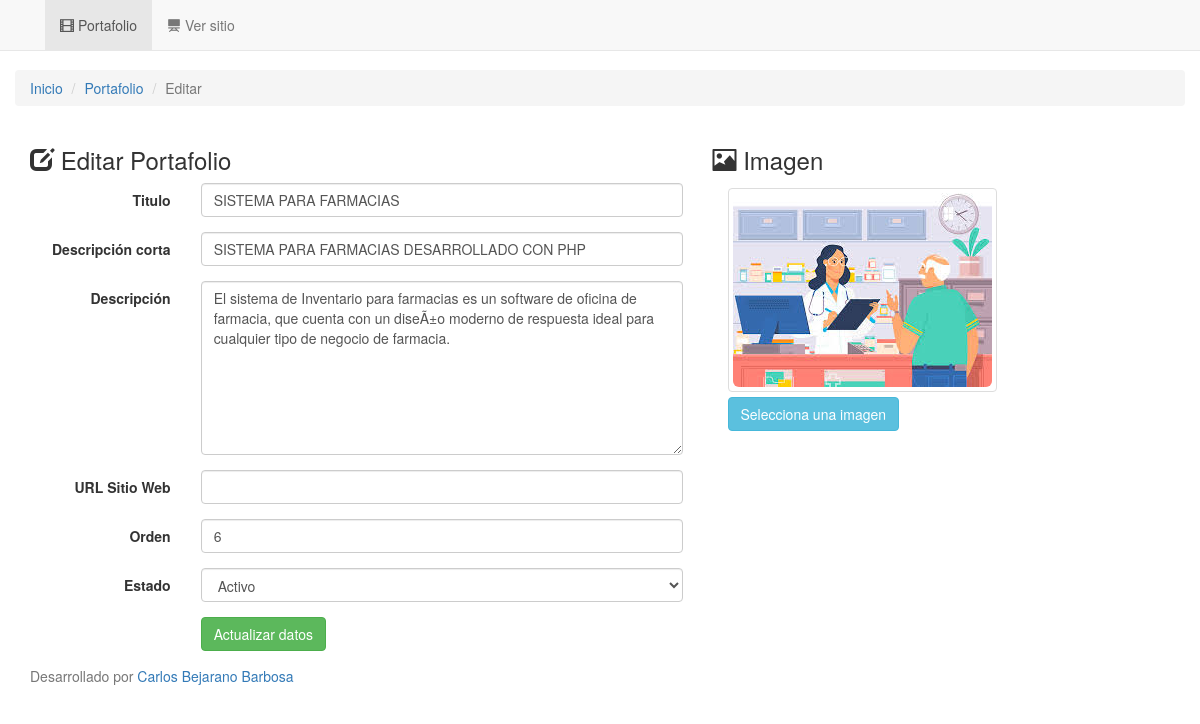
/admin/banneredit.php?id=4, run on the app's committed database.
### tables this page shows
CREATE TABLE `portafolio` (
  `id` int(11) NOT NULL,
  `titulo` varchar(100) NOT NULL,
  `descripcion_corta` varchar(255) NOT NULL,
  `descripcion` text NOT NULL,
  `url_image` varchar(255) NOT NULL,
  `url_web` varchar(255) NOT NULL,
  `estado` int(1) NOT NULL,
  `orden` int(2) NOT NULL
);

### admin/banneredit.php (the view, shortened to what this page needs)
<?php
include ("../conexion.php");
$id_banner=intval($_GET['id']);
$sql=mysqli_query($con,"select * from portafolio where id='$id_banner' limit 0,1");
$rw=mysqli_fetch_array($sql);
$titulo=$rw['titulo'];
$descripcion_corta=$rw['descripcion_corta'];
$descripcion=$rw['descripcion'];
$url_image=$rw['url_image'];
$url_web=$rw['url_web'];
$orden=intval($rw['orden']);
$estado=intval($rw['estado']);
?>
<!DOCTYPE html>
<html lang="en">
  <head>
	<link rel="stylesheet" href="https://maxcdn.bootstrapcdn.com/bootstrap/3.3.5/css/bootstrap.min.css">
    <link href="css/navbar-fixed-top.css" rel="stylesheet">
	<link href="css/preview-image.css" rel="stylesheet">
  </head>
  <body>
		<?php include("top_menu.php");?>
    <div class="container">
      <div class="row">
	   <ol class="breadcrumb">
		  <li><a href="#">Inicio</a></li>
		  <li><a href="index.php">Portafolio</a></li>
		  <li class="active">Editar</li>
		</ol>
		 <div class="col-md-7">
		 <h3 ><span class="glyphicon glyphicon-edit"></span> Editar Portafolio</h3>
			<form class="form-horizontal" id="editar_banner">
			  <div class="form-group">
				<label for="titulo" class="col-sm-3 control-label">Titulo</label>
				<div class="col-sm-9">
				  <input type="text" class="form-control" id="titulo" value="<?php echo $titulo;?>" required name="titulo">
				</div>
			  </div>
			  <div class="form-group">
				<label for="descripcion_corta" class="col-sm-3 control-label">Descripción corta</label>
				<div class="col-sm-9">
				  <input type="text" class="form-control" id="descripcion_corta" value="<?php echo $descripcion_corta;?>" required name="descripcion_corta">
				</div>
			  </div>
			  <div class="form-group">
				<label for="descripcion" class="col-sm-3 control-label">Descripción</label>
				<div class="col-sm-9">
				  <textarea class='form-control' name="descripcion" id="descripcion" required rows=8><?php echo $descripcion;?></textarea>
				</div>
			  </div>
			<div class="form-group">
				<label for="url_web" class="col-sm-3 control-label">URL Sitio Web</label>
				<div class="col-sm-9">
				  <input type="url" class="form-control" id="url_web" value="<?php echo $url_web;?>"  name="url_web">
				</div>
			  </div>
			  <div class="form-group">
				<label for="orden" class="col-sm-3 control-label">Orden</label>
				<div class="col-sm-9">
				  <input type="number" class="form-control" id="orden" name="orden" value="<?php echo $orden;?>">
				</div>
			  </div>
			  <div class="form-group">
				<label for="estado" class="col-sm-3 control-label">Estado</label>
				<div class="col-sm-9">
				  <select class="form-control" id="estado" required name="estado">
					<option value="1" <?php if($estado==1){echo "selected";} ?>>Activo</option>
				 </select>
				</div>
			  </div>
			  <div class="form-group">
				<div class="col-sm-offset-3 col-sm-9">
				  <button type="submit" class="btn btn-success">Actualizar datos</button>
				</div>
			  </div>
			</form>
		</div>
		<div class="col-md-5">
		 <h3 ><span class="glyphicon glyphicon-picture"></span> Imagen</h3>
		 <form class="form-vertical">
			<div class="form-group">
				<div class="col-sm-12">
				 <div class="fileinput fileinput-new" data-provides="fileinput">
								  <div class="fileinput-new thumbnail" style="max-width: 100%;" >
									  <img class="img-rounded" src="../img/banner/<?php echo $url_image;?>" />
								  </div>
								  <div>
									<span class="btn btn-info btn-file"><span class="fileinput-new">Selecciona una imagen</span>
									<span class="fileinput-exists" onclick="upload_image();">Cambiar imagen</span><input type="file" name="fileToUpload" id="fileToUpload" required onchange="upload_image();"></span>
								  </div>
					</div>
				</div>
			  </div>
		 </form>
		</div>
    </div>
	</div>
		<?php include("footer.php");?>
  </body>
</html>

### admin/css/navbar-fixed-top.css (style rules this page uses)
body { min-height: 200px; padding-top: 70px; }

### admin/css/preview-image.css (style rules this page uses)
.btn-file { position: relative; overflow: hidden; vertical-align: middle; }
.fileinput { display: inline-block; margin-bottom: 9px; }
.fileinput .thumbnail { display: inline-block; margin-bottom: 5px; overflow: hidden; text-align: center; vertical-align: middle; }
.fileinput .thumbnail > img { max-height: 100%; }
.fileinput .btn { vertical-align: middle; }

### data on the page
portafolio: titulo "SISTEMA PARA FARMACIAS", descripcion_corta "SISTEMA PARA FARMACIAS DESARROLLADO CON PHP", descripcion "El sistema de Inventario para farmacias es un software de oficina de farmacia, que cuenta con un diseÃ±o moderno de respuesta ideal para cualquier tipo de negocio de farmacia.", orden "6", estado "Activo", url_image (picture)
